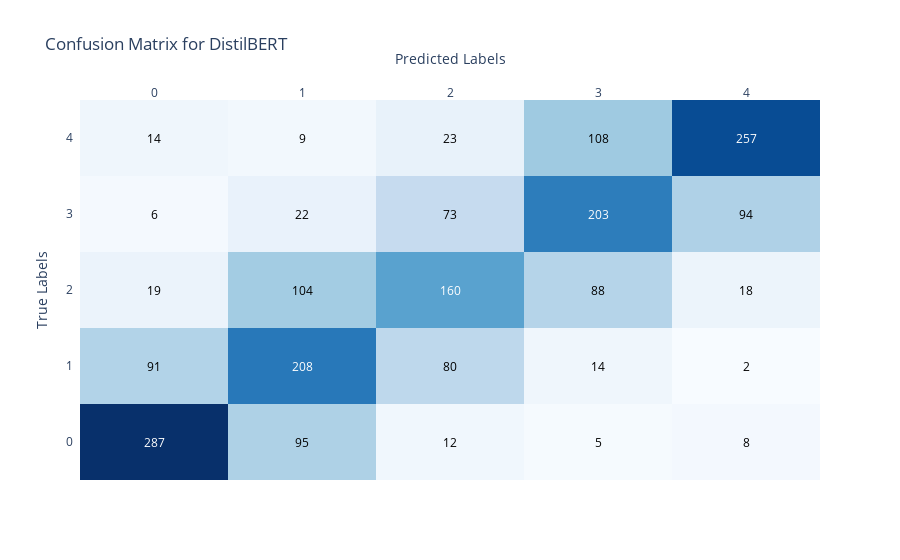
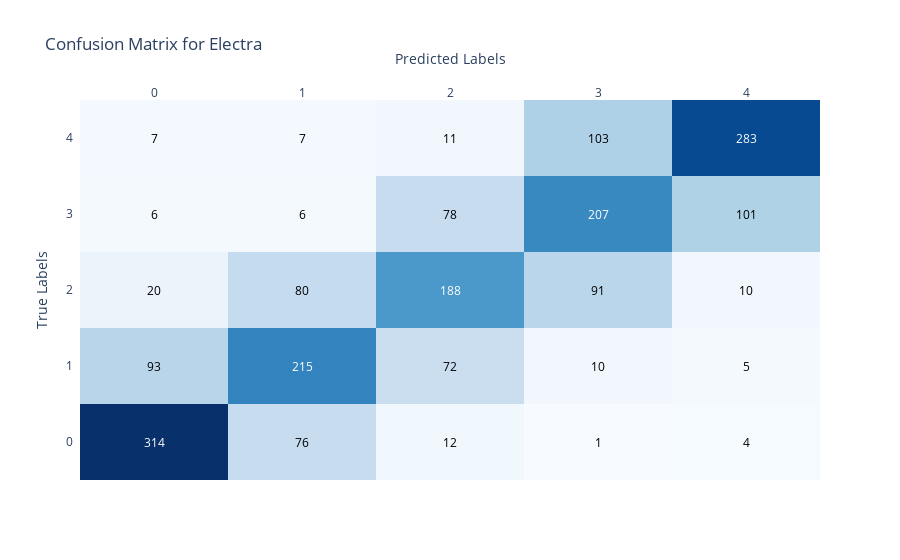
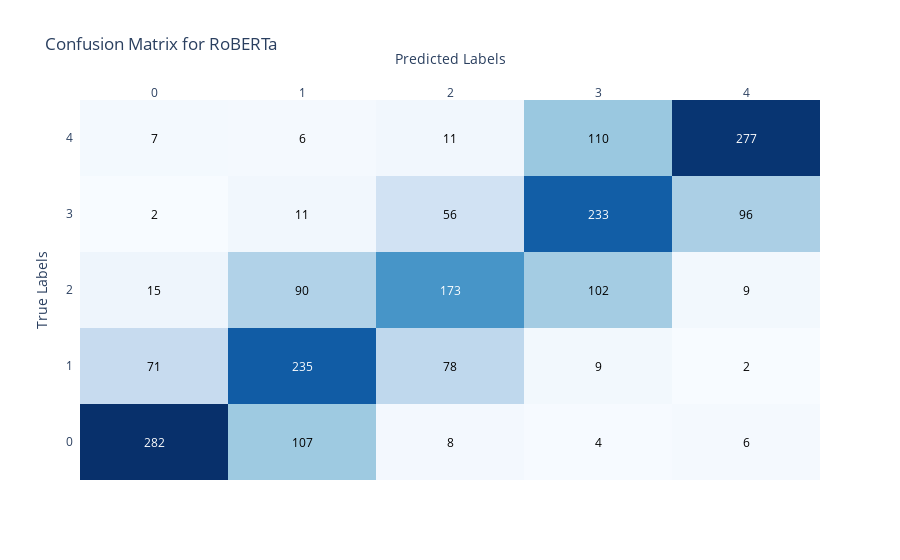

Write notebook code for charts like these, in order.
### Code cell
def train_model(model_name, train_df, learning_rate=5e-5, batch_size=8, num_epochs=3, use_early_stopping=False, weight_decay=0.01, gradient_accumulation_steps=4):
    logger.info(f"Training model: {model_name}")
    tokenizer = AutoTokenizer.from_pretrained(model_names[model_name][0])
    model_class = model_names[model_name][1]
    model = model_class.from_pretrained(model_names[model_name][0], num_labels=5)

    # Add an identifier to the model config
    model.config.model_id = f"{model_name}_trained"

    # Preprocess data and split into training and validation sets
    train_texts, val_texts, train_labels, val_labels = train_test_split(
        train_df['text'].tolist(), train_df['label'].tolist(), test_size=0.2, random_state=42, stratify=train_df['label'].tolist())

    validate_labels(train_labels)
    validate_labels(val_labels)

    train_encodings = tokenizer(train_texts, truncation=True, padding=True, max_length=512)
    val_encodings = tokenizer(val_texts, truncation=True, padding=True, max_length=512)

    train_dataset = SentimentDataset(train_encodings, train_labels)
    val_dataset = SentimentDataset(val_encodings, val_labels)

    training_args = TrainingArguments(
        output_dir='./results',
        num_train_epochs=num_epochs,
        per_device_train_batch_size=batch_size,
        per_device_eval_batch_size=batch_size,
        warmup_steps=500,
        weight_decay=weight_decay,
        logging_dir='./logs',
        logging_steps=10,
        eval_strategy="epoch",
        save_strategy="epoch",  # Set save strategy to match evaluation strategy
        learning_rate=learning_rate,
        load_best_model_at_end=use_early_stopping,
        metric_for_best_model="eval_f1",
        greater_is_better=True,
        gradient_accumulation_steps=gradient_accumulation_steps
    )

    data_collator = DataCollatorWithPadding(tokenizer)

    callbacks = [EarlyStoppingCallback(early_stopping_patience=3)] if use_early_stopping else []

    trainer = Trainer(
        model=model,
        args=training_args,
        train_dataset=train_dataset,
        eval_dataset=val_dataset,
        data_collator=data_collator,
        compute_metrics=compute_metrics,
        callbacks=callbacks
    )

    trainer.train()
    eval_results = trainer.evaluate()
    predictions = trainer.predict(val_dataset)

    # Save the model and tokenizer
    model.save_pretrained(f"./models/{model_name}")
    tokenizer.save_pretrained(f"./models/{model_name}")

    # Save evaluation results
    eval_results['predictions'] = predictions.predictions.tolist()  # Convert to list for serialization
    eval_results['labels'] = val_labels  # Add true labels for confusion matrix generation
    with open(f"./models/{model_name}_eval_results.json", "w") as f:
        json.dump(eval_results, f)

    # Remove the 'predictions' and 'labels' key for logging
    eval_results_to_log = {k: v for k, v in eval_results.items() if k not in ['predictions', 'labels']}
    
    logger.info(f"Evaluation results for {model_name}: {eval_results_to_log}")
    
    # Plot confusion matrix
    predictions = np.argmax(np.array(eval_results['predictions']), axis=1)
    plot_confusion_matrix(eval_results['labels'], predictions, model_name)

    # Log classification report
    report = classification_report(eval_results['labels'], predictions, target_names=[str(i) for i in range(5)])
    logger.info(f"Classification report for {model_name}:\n{report}")

    return model, tokenizer, eval_results


def load_model(model_name):
    base_model_name = model_name.split('_fine_tuned')[0] if '_fine_tuned' in model_name else model_name
    tokenizer = AutoTokenizer.from_pretrained(f"./models/{model_name}")
    model_class = model_names[base_model_name][1]
    model = model_class.from_pretrained(f"./models/{model_name}")

    # Check for the identifier to ensure the correct model is loaded
    if '_fine_tuned' in model_name:
        assert model.config.model_id == model_name, f"Model ID mismatch: expected {model_name}, found {model.config.model_id}"

    # Load evaluation results
    with open(f"./models/{model_name}_eval_results.json", "r") as f:
        eval_results = json.load(f)
    
    # Remove the 'predictions' and 'labels' key for logging
    eval_results_to_log = {k: v for k, v in eval_results.items() if k not in ['predictions', 'labels']}
    
    logger.info(f"Loaded evaluation results for {model_name}: {eval_results_to_log}")
    
    # Plot confusion matrix
    predictions = np.argmax(np.array(eval_results['predictions']), axis=1)
    plot_confusion_matrix(eval_results['labels'], predictions, model_name)
    
    # Log classification report
    report = classification_report(eval_results['labels'], predictions, target_names=[str(i) for i in range(5)])
    logger.info(f"Classification report for {model_name}:\n{report}")
    
    return model, tokenizer, eval_results

def objective(trial):
    model_name = best_model_name  # Use the best model selected from initial training
    learning_rate = trial.suggest_float("learning_rate", 1e-5, 5e-5, log=True)
    weight_decay = trial.suggest_float("weight_decay", 0.01, 0.1, step=0.01)
    _, _, eval_results = train_model(model_name, train_df, learning_rate, weight_decay=weight_decay)
    return eval_results['eval_f1']

# Initial training and evaluation
models = {}
results = {}
for model_name in model_names.keys():
    model_dir = f"./models/{model_name}"
    if os.path.exists(model_dir):
        logger.info(f"Loading existing model: {model_name}")
        model, tokenizer, eval_results = load_model(model_name)
        if 'eval_f1' not in eval_results:
            logger.info(f"Re-evaluating model: {model_name} to include 'eval_f1' metric.")
            torch.cuda.empty_cache()
            model, tokenizer, eval_results = train_model(model_name, train_df)
    else:
        # Clear CUDA cache before training each model
        torch.cuda.empty_cache()
        model, tokenizer, eval_results = train_model(model_name, train_df)
    models[model_name] = (model, tokenizer)
    results[model_name] = eval_results

if not results:
    logger.info("No models were trained. Exiting.")
    exit()

# Verify that eval_f1 score is in results
for model_name, eval_results in results.items():
    if 'eval_f1' not in eval_results:
        raise KeyError(f"Model {model_name} evaluation results do not contain 'eval_f1' metric.")

# Select the best model based on eval_f1 score
best_model_name = max(results, key=lambda k: results[k]['eval_f1'])
logger.info(f"Best model: {best_model_name} with F1 score: {results[best_model_name]['eval_f1']}")

### Figure 1 — Plotly figure (JSON) as saved in the notebook; plotly's stock layout.template omitted (floating-point values rounded to 4 significant figures)
{"data": [{"colorscale": [[0, "rgb(247,251,255)"], [0.125, "rgb(222,235,247)"], [0.25, "rgb(198,219,239)"], [0.375, "rgb(158,202,225)"], [0.5, "rgb(107,174,214)"], [0.625, "rgb(66,146,198)"], [0.75, "rgb(33,113,181)"], [0.875, "rgb(8,81,156)"], [1, "rgb(8,48,107)"]], "reversescale": false, "showscale": false, "type": "heatmap", "x": ["0", "1", "2", "3", "4"], "y": ["0", "1", "2", "3", "4"], "z": [[287, 95, 12, 5, 8], [91, 208, 80, 14, 2], [19, 104, 160, 88, 18], [6, 22, 73, 203, 94], [14, 9, 23, 108, 257]]}], "layout": {"annotations": [{"font": {"color": "#FFFFFF"}, "showarrow": false, "text": "287", "x": "0", "xref": "x", "y": "0", "yref": "y"}, {"font": {"color": "#000000"}, "showarrow": false, "text": "95", "x": "1", "xref": "x", "y": "0", "yref": "y"}, {"font": {"color": "#000000"}, "showarrow": false, "text": "12", "x": "2", "xref": "x", "y": "0", "yref": "y"}, {"font": {"color": "#000000"}, "showarrow": false, "text": "5", "x": "3", "xref": "x", "y": "0", "yref": "y"}, {"font": {"color": "#000000"}, "showarrow": false, "text": "8", "x": "4", "xref": "x", "y": "0", "yref": "y"}, {"font": {"color": "#000000"}, "showarrow": false, "text": "91", "x": "0", "xref": "x", "y": "1", "yref": "y"}, {"font": {"color": "#FFFFFF"}, "showarrow": false, "text": "208", "x": "1", "xref": "x", "y": "1", "yref": "y"}, {"font": {"color": "#000000"}, "showarrow": false, "text": "80", "x": "2", "xref": "x", "y": "1", "yref": "y"}, {"font": {"color": "#000000"}, "showarrow": false, "text": "14", "x": "3", "xref": "x", "y": "1", "yref": "y"}, {"font": {"color": "#000000"}, "showarrow": false, "text": "2", "x": "4", "xref": "x", "y": "1", "yref": "y"}, {"font": {"color": "#000000"}, "showarrow": false, "text": "19", "x": "0", "xref": "x", "y": "2", "yref": "y"}, {"font": {"color": "#000000"}, "showarrow": false, "text": "104", "x": "1", "xref": "x", "y": "2", "yref": "y"}, {"font": {"color": "#FFFFFF"}, "showarrow": false, "text": "160", "x": "2", "xref": "x", "y": "2", "yref": "y"}, {"font": {"color": "#000000"}, "showarrow": false, "text": "88", "x": "3", "xref": "x", "y": "2", "yref": "y"}, {"font": {"color": "#000000"}, "showarrow": false, "text": "18", "x": "4", "xref": "x", "y": "2", "yref": "y"}, {"font": {"color": "#000000"}, "showarrow": false, "text": "6", "x": "0", "xref": "x", "y": "3", "yref": "y"}, {"font": {"color": "#000000"}, "showarrow": false, "text": "22", "x": "1", "xref": "x", "y": "3", "yref": "y"}, {"font": {"color": "#000000"}, "showarrow": false, "text": "73", "x": "2", "xref": "x", "y": "3", "yref": "y"}, {"font": {"color": "#FFFFFF"}, "showarrow": false, "text": "203", "x": "3", "xref": "x", "y": "3", "yref": "y"}, {"font": {"color": "#000000"}, "showarrow": false, "text": "94", "x": "4", "xref": "x", "y": "3", "yref": "y"}, {"font": {"color": "#000000"}, "showarrow": false, "text": "14", "x": "0", "xref": "x", "y": "4", "yref": "y"}, {"font": {"color": "#000000"}, "showarrow": false, "text": "9", "x": "1", "xref": "x", "y": "4", "yref": "y"}, {"font": {"color": "#000000"}, "showarrow": false, "text": "23", "x": "2", "xref": "x", "y": "4", "yref": "y"}, {"font": {"color": "#000000"}, "showarrow": false, "text": "108", "x": "3", "xref": "x", "y": "4", "yref": "y"}, {"font": {"color": "#FFFFFF"}, "showarrow": false, "text": "257", "x": "4", "xref": "x", "y": "4", "yref": "y"}], "title": {"text": "Confusion Matrix for DistilBERT"}, "xaxis": {"dtick": 1, "gridcolor": "rgb(0, 0, 0)", "side": "top", "ticks": "", "title": {"text": "Predicted Labels"}}, "yaxis": {"dtick": 1, "ticks": "", "ticksuffix": "  ", "title": {"text": "True Labels"}}}}

### Figure 2 — Plotly figure (JSON) as saved in the notebook; plotly's stock layout.template omitted (floating-point values rounded to 4 significant figures)
{"data": [{"colorscale": [[0, "rgb(247,251,255)"], [0.125, "rgb(222,235,247)"], [0.25, "rgb(198,219,239)"], [0.375, "rgb(158,202,225)"], [0.5, "rgb(107,174,214)"], [0.625, "rgb(66,146,198)"], [0.75, "rgb(33,113,181)"], [0.875, "rgb(8,81,156)"], [1, "rgb(8,48,107)"]], "reversescale": false, "showscale": false, "type": "heatmap", "x": ["0", "1", "2", "3", "4"], "y": ["0", "1", "2", "3", "4"], "z": [[314, 76, 12, 1, 4], [93, 215, 72, 10, 5], [20, 80, 188, 91, 10], [6, 6, 78, 207, 101], [7, 7, 11, 103, 283]]}], "layout": {"annotations": [{"font": {"color": "#FFFFFF"}, "showarrow": false, "text": "314", "x": "0", "xref": "x", "y": "0", "yref": "y"}, {"font": {"color": "#000000"}, "showarrow": false, "text": "76", "x": "1", "xref": "x", "y": "0", "yref": "y"}, {"font": {"color": "#000000"}, "showarrow": false, "text": "12", "x": "2", "xref": "x", "y": "0", "yref": "y"}, {"font": {"color": "#000000"}, "showarrow": false, "text": "1", "x": "3", "xref": "x", "y": "0", "yref": "y"}, {"font": {"color": "#000000"}, "showarrow": false, "text": "4", "x": "4", "xref": "x", "y": "0", "yref": "y"}, {"font": {"color": "#000000"}, "showarrow": false, "text": "93", "x": "0", "xref": "x", "y": "1", "yref": "y"}, {"font": {"color": "#FFFFFF"}, "showarrow": false, "text": "215", "x": "1", "xref": "x", "y": "1", "yref": "y"}, {"font": {"color": "#000000"}, "showarrow": false, "text": "72", "x": "2", "xref": "x", "y": "1", "yref": "y"}, {"font": {"color": "#000000"}, "showarrow": false, "text": "10", "x": "3", "xref": "x", "y": "1", "yref": "y"}, {"font": {"color": "#000000"}, "showarrow": false, "text": "5", "x": "4", "xref": "x", "y": "1", "yref": "y"}, {"font": {"color": "#000000"}, "showarrow": false, "text": "20", "x": "0", "xref": "x", "y": "2", "yref": "y"}, {"font": {"color": "#000000"}, "showarrow": false, "text": "80", "x": "1", "xref": "x", "y": "2", "yref": "y"}, {"font": {"color": "#FFFFFF"}, "showarrow": false, "text": "188", "x": "2", "xref": "x", "y": "2", "yref": "y"}, {"font": {"color": "#000000"}, "showarrow": false, "text": "91", "x": "3", "xref": "x", "y": "2", "yref": "y"}, {"font": {"color": "#000000"}, "showarrow": false, "text": "10", "x": "4", "xref": "x", "y": "2", "yref": "y"}, {"font": {"color": "#000000"}, "showarrow": false, "text": "6", "x": "0", "xref": "x", "y": "3", "yref": "y"}, {"font": {"color": "#000000"}, "showarrow": false, "text": "6", "x": "1", "xref": "x", "y": "3", "yref": "y"}, {"font": {"color": "#000000"}, "showarrow": false, "text": "78", "x": "2", "xref": "x", "y": "3", "yref": "y"}, {"font": {"color": "#FFFFFF"}, "showarrow": false, "text": "207", "x": "3", "xref": "x", "y": "3", "yref": "y"}, {"font": {"color": "#000000"}, "showarrow": false, "text": "101", "x": "4", "xref": "x", "y": "3", "yref": "y"}, {"font": {"color": "#000000"}, "showarrow": false, "text": "7", "x": "0", "xref": "x", "y": "4", "yref": "y"}, {"font": {"color": "#000000"}, "showarrow": false, "text": "7", "x": "1", "xref": "x", "y": "4", "yref": "y"}, {"font": {"color": "#000000"}, "showarrow": false, "text": "11", "x": "2", "xref": "x", "y": "4", "yref": "y"}, {"font": {"color": "#000000"}, "showarrow": false, "text": "103", "x": "3", "xref": "x", "y": "4", "yref": "y"}, {"font": {"color": "#FFFFFF"}, "showarrow": false, "text": "283", "x": "4", "xref": "x", "y": "4", "yref": "y"}], "title": {"text": "Confusion Matrix for Electra"}, "xaxis": {"dtick": 1, "gridcolor": "rgb(0, 0, 0)", "side": "top", "ticks": "", "title": {"text": "Predicted Labels"}}, "yaxis": {"dtick": 1, "ticks": "", "ticksuffix": "  ", "title": {"text": "True Labels"}}}}

### Figure 3 — Plotly figure (JSON) as saved in the notebook; plotly's stock layout.template omitted (floating-point values rounded to 4 significant figures)
{"data": [{"colorscale": [[0, "rgb(247,251,255)"], [0.125, "rgb(222,235,247)"], [0.25, "rgb(198,219,239)"], [0.375, "rgb(158,202,225)"], [0.5, "rgb(107,174,214)"], [0.625, "rgb(66,146,198)"], [0.75, "rgb(33,113,181)"], [0.875, "rgb(8,81,156)"], [1, "rgb(8,48,107)"]], "reversescale": false, "showscale": false, "type": "heatmap", "x": ["0", "1", "2", "3", "4"], "y": ["0", "1", "2", "3", "4"], "z": [[282, 107, 8, 4, 6], [71, 235, 78, 9, 2], [15, 90, 173, 102, 9], [2, 11, 56, 233, 96], [7, 6, 11, 110, 277]]}], "layout": {"annotations": [{"font": {"color": "#FFFFFF"}, "showarrow": false, "text": "282", "x": "0", "xref": "x", "y": "0", "yref": "y"}, {"font": {"color": "#000000"}, "showarrow": false, "text": "107", "x": "1", "xref": "x", "y": "0", "yref": "y"}, {"font": {"color": "#000000"}, "showarrow": false, "text": "8", "x": "2", "xref": "x", "y": "0", "yref": "y"}, {"font": {"color": "#000000"}, "showarrow": false, "text": "4", "x": "3", "xref": "x", "y": "0", "yref": "y"}, {"font": {"color": "#000000"}, "showarrow": false, "text": "6", "x": "4", "xref": "x", "y": "0", "yref": "y"}, {"font": {"color": "#000000"}, "showarrow": false, "text": "71", "x": "0", "xref": "x", "y": "1", "yref": "y"}, {"font": {"color": "#FFFFFF"}, "showarrow": false, "text": "235", "x": "1", "xref": "x", "y": "1", "yref": "y"}, {"font": {"color": "#000000"}, "showarrow": false, "text": "78", "x": "2", "xref": "x", "y": "1", "yref": "y"}, {"font": {"color": "#000000"}, "showarrow": false, "text": "9", "x": "3", "xref": "x", "y": "1", "yref": "y"}, {"font": {"color": "#000000"}, "showarrow": false, "text": "2", "x": "4", "xref": "x", "y": "1", "yref": "y"}, {"font": {"color": "#000000"}, "showarrow": false, "text": "15", "x": "0", "xref": "x", "y": "2", "yref": "y"}, {"font": {"color": "#000000"}, "showarrow": false, "text": "90", "x": "1", "xref": "x", "y": "2", "yref": "y"}, {"font": {"color": "#FFFFFF"}, "showarrow": false, "text": "173", "x": "2", "xref": "x", "y": "2", "yref": "y"}, {"font": {"color": "#000000"}, "showarrow": false, "text": "102", "x": "3", "xref": "x", "y": "2", "yref": "y"}, {"font": {"color": "#000000"}, "showarrow": false, "text": "9", "x": "4", "xref": "x", "y": "2", "yref": "y"}, {"font": {"color": "#000000"}, "showarrow": false, "text": "2", "x": "0", "xref": "x", "y": "3", "yref": "y"}, {"font": {"color": "#000000"}, "showarrow": false, "text": "11", "x": "1", "xref": "x", "y": "3", "yref": "y"}, {"font": {"color": "#000000"}, "showarrow": false, "text": "56", "x": "2", "xref": "x", "y": "3", "yref": "y"}, {"font": {"color": "#FFFFFF"}, "showarrow": false, "text": "233", "x": "3", "xref": "x", "y": "3", "yref": "y"}, {"font": {"color": "#000000"}, "showarrow": false, "text": "96", "x": "4", "xref": "x", "y": "3", "yref": "y"}, {"font": {"color": "#000000"}, "showarrow": false, "text": "7", "x": "0", "xref": "x", "y": "4", "yref": "y"}, {"font": {"color": "#000000"}, "showarrow": false, "text": "6", "x": "1", "xref": "x", "y": "4", "yref": "y"}, {"font": {"color": "#000000"}, "showarrow": false, "text": "11", "x": "2", "xref": "x", "y": "4", "yref": "y"}, {"font": {"color": "#000000"}, "showarrow": false, "text": "110", "x": "3", "xref": "x", "y": "4", "yref": "y"}, {"font": {"color": "#FFFFFF"}, "showarrow": false, "text": "277", "x": "4", "xref": "x", "y": "4", "yref": "y"}], "title": {"text": "Confusion Matrix for RoBERTa"}, "xaxis": {"dtick": 1, "gridcolor": "rgb(0, 0, 0)", "side": "top", "ticks": "", "title": {"text": "Predicted Labels"}}, "yaxis": {"dtick": 1, "ticks": "", "ticksuffix": "  ", "title": {"text": "True Labels"}}}}
